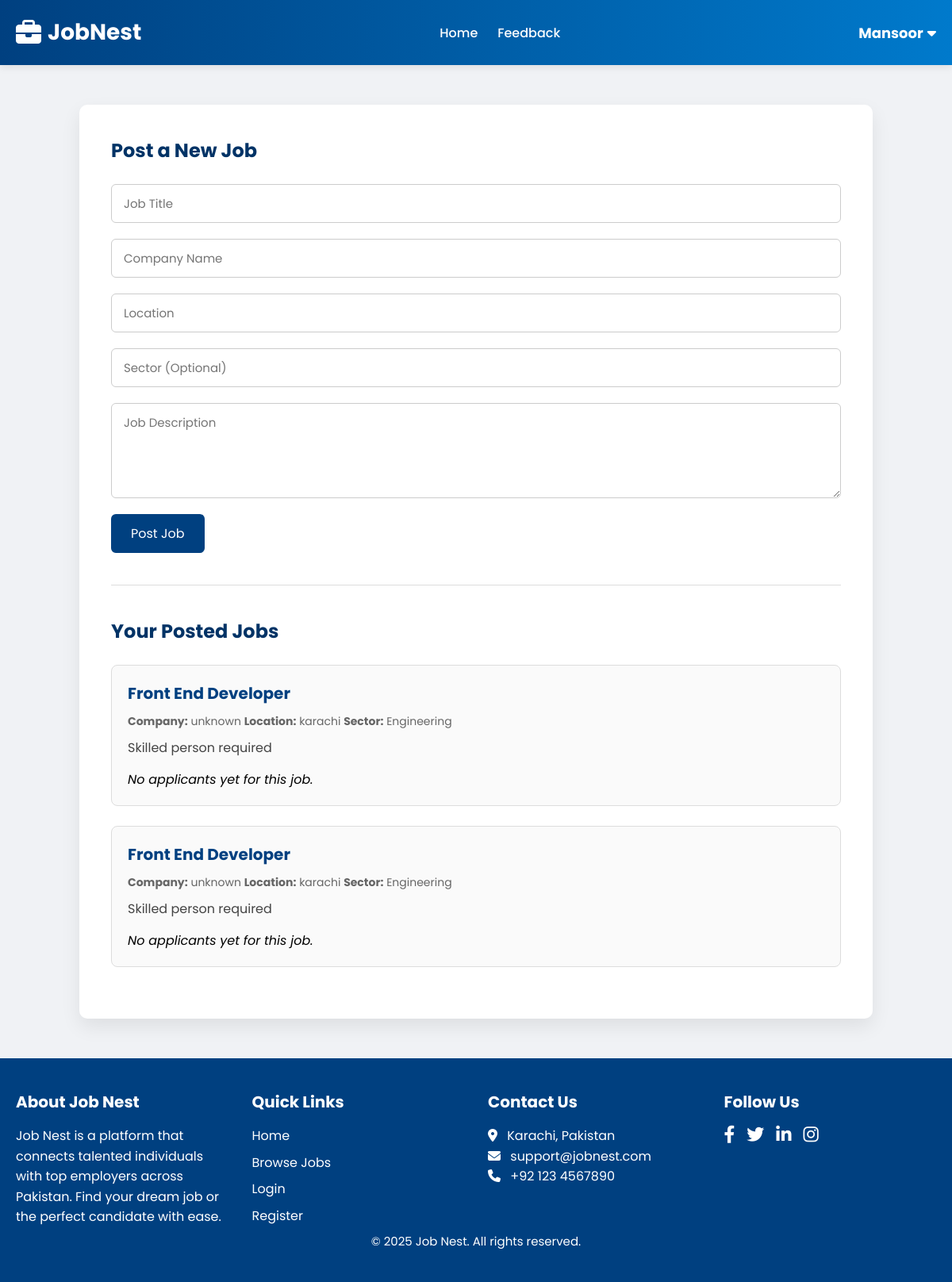
The page /employer.php (signed in) on the database its author committed.
### tables this page shows
CREATE TABLE `jobs` (
  `id` int(11) NOT NULL,
  `employer_email` varchar(255) NOT NULL,
  `title` varchar(255) NOT NULL,
  `company` varchar(255) NOT NULL,
  `location` varchar(255) NOT NULL,
  `sector` varchar(255) NOT NULL,
  `description` varchar(255) NOT NULL
);

### employer.php (the view, shortened to what this page needs)
<?php
require_once 'header.php';
require_once 'config.php';
$employer = $_SESSION['empolyee'];
$employerEmail = $employer['Email'];
$stmt = $conn->prepare("SELECT * FROM jobs WHERE employer_email = ? ORDER BY id");
$stmt->execute([$employerEmail]);
$jobs = $stmt->fetchAll();
$appStmt = $conn->prepare("SELECT * FROM applicants ORDER BY id");
$appStmt->execute();
$applicants = $appStmt->fetchAll();
?>
<!DOCTYPE html>
<html>
<head>
</head>
<body>
<div class="container">
    <h2>Post a New Job</h2>
    <form method="POST">
        <input type="text" name="title" placeholder="Job Title" required>
        <input type="text" name="company" placeholder="Company Name" required>
        <input type="text" name="location" placeholder="Location" required>
        <input type="text" name="sector" placeholder="Sector (Optional)">
        <textarea name="description" placeholder="Job Description" required></textarea>
        <button type="submit">Post Job</button>
    </form>
    <hr>
    <h2>Your Posted Jobs</h2>
    <?php if ($jobs): ?>
        <?php foreach ($jobs as $job): ?>
            <div class="job-listing">
                <h3><?php echo $job['title'];?></h3>
                <div class="job-meta">
                    <strong>Company:</strong> <?php echo $job['company'];?>
                    <strong>Location:</strong> <?php echo $job['location'];?>
                    <strong>Sector:</strong> <?php echo $job['sector'];?>
                </div>
                <div class="job-description"><?php echo $job['description'];?></div>
                <?php
                    $jobApplicants = array_filter($applicants, fn($app) => $app['job_title'] === $job['title']);
                ?>
                <?php if (!empty($jobApplicants)): ?>
                    <h4>Applicants</h4>
                    <ul>
                        <?php foreach ($jobApplicants as $app): ?>
                            <li>
                                <h4>Applied on <?= date('M d, Y', strtotime($app['applied_at'] ?? 'now')) ?></h4><br>
                                <?php echo $app['cover_letter'];?>
                                <?php if (!empty($app['resume_path'])): ?>
                                    <br><a href="<?php echo $app['resume_path'];?>" target="_blank">View Resume</a>
                                <?php endif; ?>
                            </li>
                        <?php endforeach; ?>
                    </ul>
                <?php else: ?>
                    <p><em>No applicants yet for this job.</em></p>
                <?php endif; ?>
            </div>
        <?php endforeach; ?>
    <?php else: ?>
        <p>You haven’t posted any jobs yet.</p>
    <?php endif; ?>
</div>
<?php include 'footer.php'; ?>
</body>
</html>

### header.php (style rules this page uses)
* { margin: 0; padding: 0; box-sizing: border-box; font-family: 'Poppins', sans-serif; }

### employer.php (style rules this page uses)
body { font-family: 'Poppins', sans-serif; background: #f0f2f5; margin: 0; }
.container { max-width: 1000px; margin: 50px auto; background: #fff; padding: 40px; border-radius: 10px; box-shadow: 0 10px 25px rgba(0,0,0,0.08); }
h2 { color: #003366; margin-bottom: 25px; }
form input, form textarea { width: 100%; padding: 12px 15px; margin-bottom: 20px; border-radius: 6px; border: 1px solid #ccc; font-size: 15px; }
form textarea { min-height: 120px; resize: vertical; }
form button { background: #004080; color: white; padding: 12px 25px; border: none; border-radius: 6px; cursor: pointer; font-size: 16px; }
.job-listing { background: #fafafa; border: 1px solid #ddd; padding: 20px; margin-bottom: 25px; border-radius: 8px; }
.job-listing h3 { margin: 0; color: #004080; font-size: 20px; }
.job-meta { font-size: 14px; color: #666; margin: 10px 0; }
.job-description { color: #444; margin-bottom: 15px; }
hr { border: none; height: 1px; background-color: #ddd; margin: 40px 0; }

### rows shown on the page
jobs: title "Front End Developer", company "unknown", location "karachi", sector "Engineering", description "Skilled person required"
jobs: title "Front End Developer", company "unknown", location "karachi", sector "Engineering", description "Skilled person required"

### other values the page prints
$name "Mansoor"
